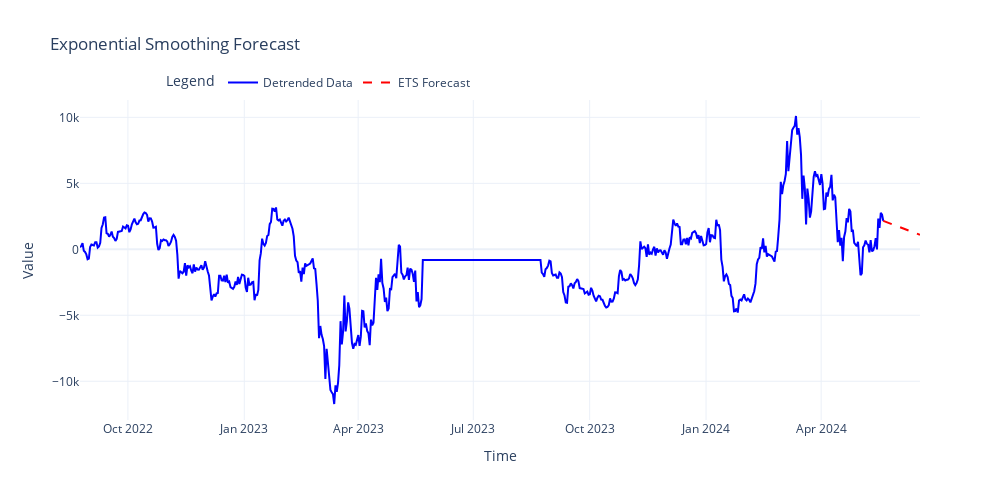

Notebook source saved alongside this figure:
### Code cell
ets_model = ExponentialSmoothing(
    detrended_data,
    trend='additive',
    seasonal=None,
    damped_trend=False
).fit()

fig = go.Figure()
ets_forecast = ets_model.forecast(steps=30)


fig.add_trace(go.Scatter(
    x=detrended_data.index,
    y=detrended_data.values,
    mode='lines',
    name='Detrended Data',
    line=dict(color='blue')
))

fig.add_trace(go.Scatter(
    x=pd.date_range(start=detrended_data.index[-1], periods=30, freq='D'),
    y=ets_forecast,
    mode='lines',
    name='ETS Forecast',
    line=dict(color='red', dash='dash')
))

fig.update_layout(
    title='Exponential Smoothing Forecast',
    xaxis_title='Time',
    yaxis_title='Value',
    legend=dict(
        title='Legend',
        x=0.1,
        y=1.1,
        orientation='h'
    ),
    template='plotly_white',
    width=1000,
    height=500
)

fig.show()

### Figure 1 — Plotly figure (JSON) as saved in the notebook; plotly's stock layout.template omitted (floating-point values rounded to 4 significant figures; data arrays with more than 128 entries replaced by an {"elided": "..."} marker saying what was removed)
{"data": [{"line": {"color": "blue"}, "mode": "lines", "name": "Detrended Data", "type": "scatter", "x": {"elided": "636 str values"}, "y": {"elided": "636 float values"}}, {"line": {"color": "red", "dash": "dash"}, "mode": "lines", "name": "ETS Forecast", "type": "scatter", "x": ["2024-05-20T02:59:59.999000", "2024-05-21T02:59:59.999000", "2024-05-22T02:59:59.999000", "2024-05-23T02:59:59.999000", "2024-05-24T02:59:59.999000", "2024-05-25T02:59:59.999000", "2024-05-26T02:59:59.999000", "2024-05-27T02:59:59.999000", "2024-05-28T02:59:59.999000", "2024-05-29T02:59:59.999000", "2024-05-30T02:59:59.999000", "2024-05-31T02:59:59.999000", "2024-06-01T02:59:59.999000", "2024-06-02T02:59:59.999000", "2024-06-03T02:59:59.999000", "2024-06-04T02:59:59.999000", "2024-06-05T02:59:59.999000", "2024-06-06T02:59:59.999000", "2024-06-07T02:59:59.999000", "2024-06-08T02:59:59.999000", "2024-06-09T02:59:59.999000", "2024-06-10T02:59:59.999000", "2024-06-11T02:59:59.999000", "2024-06-12T02:59:59.999000", "2024-06-13T02:59:59.999000", "2024-06-14T02:59:59.999000", "2024-06-15T02:59:59.999000", "2024-06-16T02:59:59.999000", "2024-06-17T02:59:59.999000", "2024-06-18T02:59:59.999000"], "y": [2155.0, 2118.0, 2082.0, 2045.0, 2009.0, 1972.0, 1936.0, 1899.0, 1863.0, 1826.0, 1790.0, 1753.0, 1717.0, 1680.0, 1643.0, 1607.0, 1570.0, 1534.0, 1497.0, 1461.0, 1424.0, 1388.0, 1351.0, 1315.0, 1278.0, 1242.0, 1205.0, 1169.0, 1132.0, 1096.0]}], "layout": {"height": 500, "legend": {"orientation": "h", "title": {"text": "Legend"}, "x": 0.1, "y": 1.1}, "title": {"text": "Exponential Smoothing Forecast"}, "width": 1000, "xaxis": {"title": {"text": "Time"}}, "yaxis": {"title": {"text": "Value"}}}}
